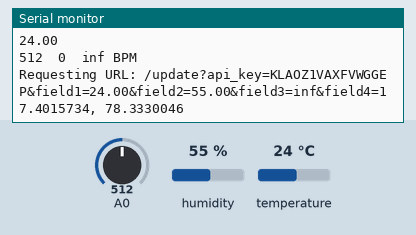
This sketch was run on a simulated ESP8266 (NodeMCU). Parts: the last lines printed to the serial monitor. The test bench sets the inputs (shaded band); at power-on: humidity 55 %, A0 = 512, temperature 24 °C. WiFi joins after 1.5 s; servers stay silent unless stated.

Above: at 2.7 s.
2.8 s: humidity set to 22 %
At 4.02 s:
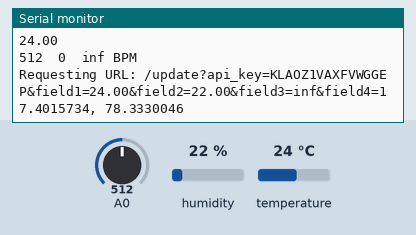
4.3 s: A0 set to 480
At 4.54 s:
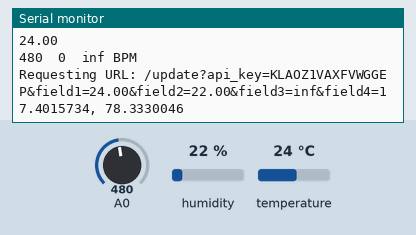
5.8 s: temperature set to 12 °C
At 6.13 s:
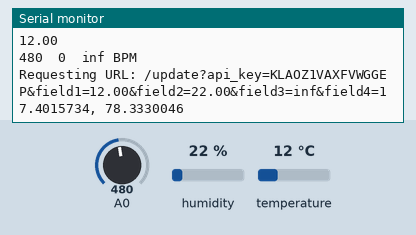
7.3 s: A0 set to 500
At 7.69 s:
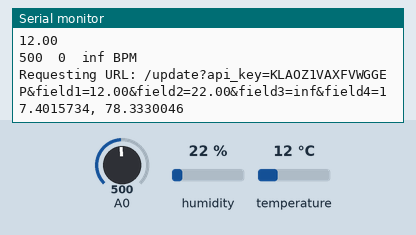
8.8 s: humidity set to 40 %
At 10.34 s:
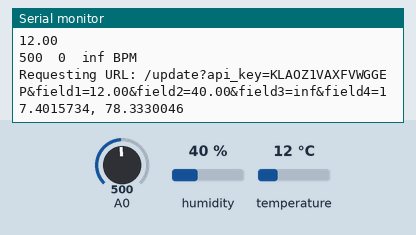
Timing chart, 0 to 11.3 s (numbered marks = the images above; inputs shaded):
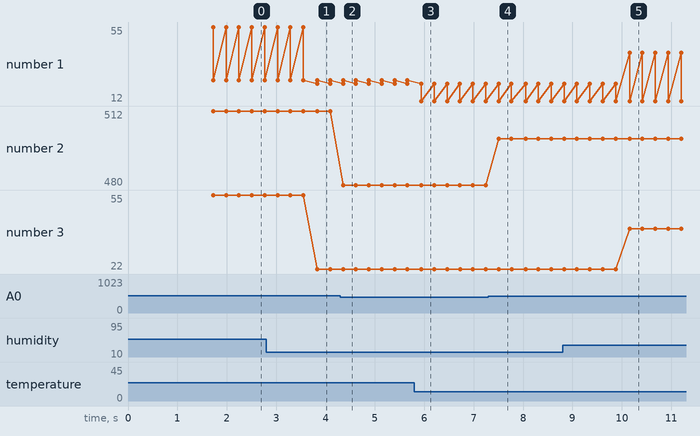

The sketch:

nodeMcuCode.ino
```cpp
#include <ESP8266WiFi.h>
#include <ESP8266WiFiAP.h>
#include <ESP8266WiFiGeneric.h>
#include <ESP8266WiFiMulti.h>
#include <ESP8266WiFiScan.h>
#include <ESP8266WiFiSTA.h>
#include <ESP8266WiFiType.h>
#include <WiFiClient.h>
#include <WiFiClientSecure.h>
#include <WiFiServer.h>
#include <WiFiUdp.h>
#include <DNSServer.h>
#include <ESP8266WebServer.h>
#include <WiFiClient.h>
#include "DHT.h"
#define DHTPIN D2     // what pin we're connected to
#define DHTTYPE DHT11
DHT dht (D2, DHTTYPE);
int UpperThreshold = 590;
int LowerThreshold = 490;
int reading = 0;
float BPM = 0.0;
String data;
bool IgnoreReading = false;
bool FirstPulseDetected = false;
unsigned long FirstPulseTime = 0;
unsigned long SecondPulseTime = 0;
unsigned long PulseInterval = 0;
const unsigned long delayTime = 10;
const unsigned long delayTime2 = 1000;
unsigned long previousMillis = 0;
unsigned long previousMillis2 = 0;
float humidity, temperature;
WiFiClient client;
const int httpPort = 80;
const char* host = "api.thingspeak.com";
const char* privateKey="KLAOZ1VAXFVWGGEP";
const char* ssid = "cva"; //Enter SSID
const char* password = "shivanicva";
void setup() {
  // put your setup code here, to run once:
  Serial.begin(115200);
  WiFi.begin(ssid, password);
  while (WiFi.status() != WL_CONNECTED)
  {
     delay(500);
     Serial.print(".");
  }
  Serial.println("");
  Serial.println("WiFi connection Successful");
  Serial.print("The IP Address of ESP8266 Module is: ");
  Serial.print(WiFi.localIP());// Print the IP addres
  pinMode(A0, INPUT);
  dht.begin();
}

void loop() {
  // put your main code here, to run repeatedly:
  if (!client.connect(host, httpPort))
  {
    Serial.println("connection failed");
    return;
  }
  Serial.println("connected to host");
  humidity = dht.readHumidity();
  temperature = dht.readTemperature();
  Serial.println("Humidity");
  Serial.println("temperature");
  Serial.println(humidity);
  Serial.println(temperature);
  reading = analogRead(0);

      // Heart beat leading edge detected.
      if(reading > UpperThreshold && IgnoreReading == false){
        if(FirstPulseDetected == false){
          FirstPulseTime = millis();
          FirstPulseDetected = true;
        }
        else{
          SecondPulseTime = millis();
          PulseInterval = SecondPulseTime - FirstPulseTime;
          FirstPulseTime = SecondPulseTime;
        }
        IgnoreReading = true;
      }

      // Heart beat trailing edge detected.
      if(reading < LowerThreshold){
        IgnoreReading = false;
      }
      BPM = (1.0/PulseInterval) * 60.0 * 1000;
      Serial.print(reading);
      Serial.print("\t");
      Serial.print(PulseInterval);
      Serial.print("\t");
      Serial.print(BPM);
      Serial.println(" BPM");
      BPM=BPM-8;
      String url = "/update";
      url += "?api_key=";
      url += privateKey;
      url+="&field1=";
      url+=temperature;
      url+="&field2=";
      url+=humidity;
      url+="&field3=";
      url+=BPM;
      url+="&field4=";
      url+="17.4015734, 78.3330046";

      Serial.print("Requesting URL: ");
      Serial.println(url);
      // This will send the request to the server
      client.print(String("GET ") + url + " HTTP/1.1\r\n" +
                   "Host: " + host + "\r\n" +
                   "Connection: close\r\n\r\n");
      //client.flush();
      client.stop();
      Serial.flush();
      FirstPulseTime = millis();
      // Please don't use delay() - this is just for testing purposes.
      delay(50);
}
```

Measured:
- after the input at 2.8 s, the serial monitor: prints a new line after 1.0 s (image 1)
- after the input at 4.3 s, the serial monitor: prints a new line after 0.05 s (image 2)
- after the input at 5.8 s, the serial monitor: prints a new line after 0.14 s (image 3)
- after the input at 7.3 s, the serial monitor: prints a new line after 0.21 s (image 4)
- after the input at 8.8 s, the serial monitor: prints a new line after 1.4 s (image 5)
- plotted number 1: 24 → 12 after the input at 5.8 s
- plotted number 2: 512 → 480 after the input at 4.3 s, 480 → 500 after the input at 7.3 s
- plotted number 3: 55 → 22 after the input at 2.8 s, 22 → 40 after the input at 8.8 s
